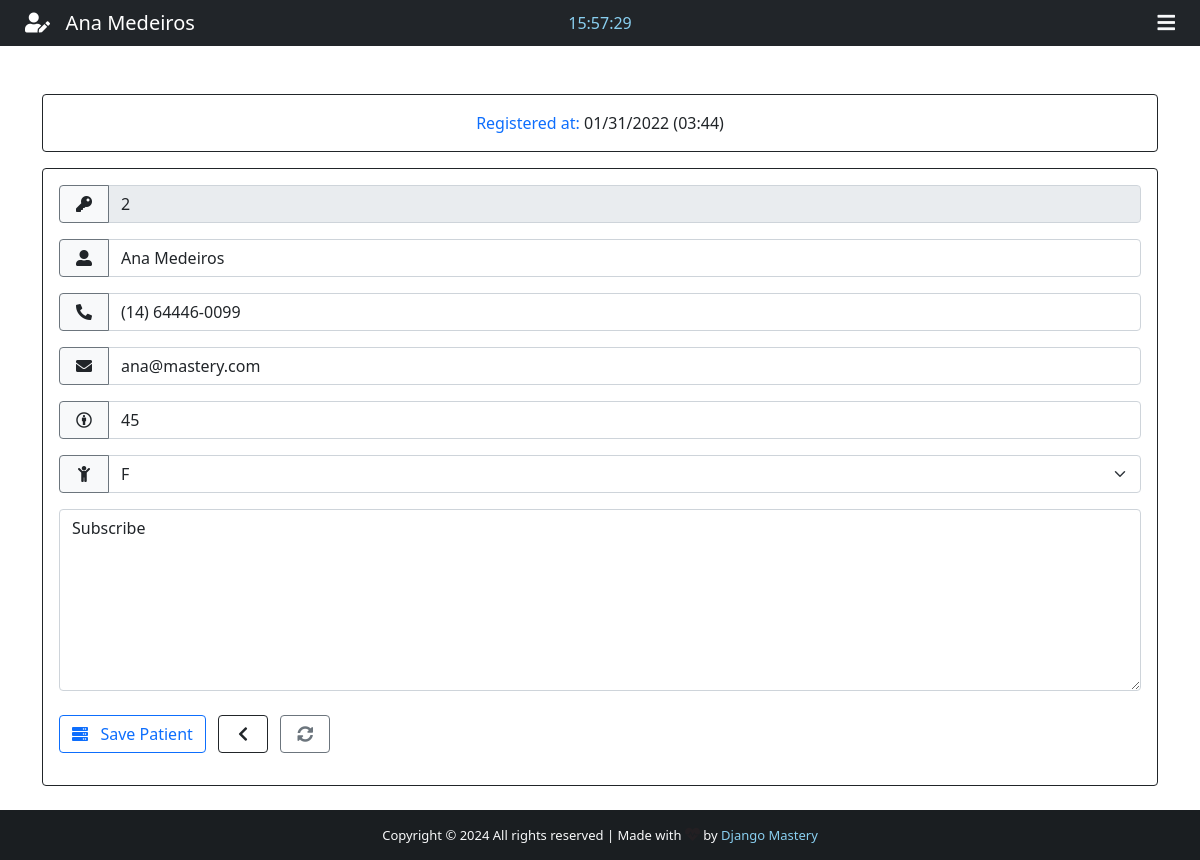
Screenshot of /patient/2 (signed in) with the database file from the repository.
### App/models.py (models this page shows, shortened)
class Patient(models.Model):
    GENDER = (
        ('M', 'M'),
        ('F', 'F'),
    )
    id = models.IntegerField(primary_key=True)
    name = models.CharField(max_length=40)
    phone = models.CharField(max_length=20)
    email = models.CharField(max_length=40)
    age = models.CharField(max_length=3)
    gender = models.CharField(max_length=1, null=True, choices=GENDER)
    note = models.TextField(blank=True)
    created_at = models.DateTimeField(auto_now_add=True)

### App/views.py (the view)
# urls.py: path('patient/<str:patient_id>', views.patient, name="patient"),
@cache_control(no_cache=True, must_revalidade=True, no_store=True)
@login_required(login_url="login")
def patient(request, patient_id):
    patient = Patient.objects.get(id=patient_id)
    if patient != None:
        return render(request, "edit.html", {'patient': patient})

### App/templates/edit.html (shortened to what this page needs)
{% extends 'add.html' %}
{% block nav-content %}
<i class="fas fa-user-edit"></i>&nbsp;&nbsp; {{ patient.name }}
{% endblock nav-content %}
{% block card-title %}
Registered at: <span class="text-dark">{{ patient.created_at | date:'m/d/Y (H:i)' }}</span>
{% endblock card-title %}
{% block Btn-content1 %} <i class="fas fa-server"></i>&nbsp;&nbsp; Save Patient {% endblock Btn-content1 %}
{% block Action %} action="/edit_patient" {% endblock Action %}
{% block Value-id %}
<div class="input-group mb-3">
    <span class="side-label btn border-secondary bg-light txt-sm"><i class="fas fa-key"></i></span>
    <input type="text" class="form-control txt-sm" name="id" value="{{ patient.id }}" readonly>
</div>
{% endblock Value-id %}
{% block Value-name %} value="{{ patient.name }}" {% endblock Value-name %}
{% block Value-phone %} value="{{ patient.phone }}" {% endblock Value-phone %}
{% block Value-email %} value="{{ patient.email }}" {% endblock Value-email %}
{% block Value-age %} value="{{ patient.age }}" {% endblock Value-age %}
{% block option %}
<option style="background-color: #d3d3d3; color: #007bff;">{{ patient.gender }}</option>
{% endblock option %}
{% block note %}{{ patient.note }}{% endblock note %}

### App/templates/add.html (shortened to what this page needs)
{% extends 'base.html' %}
{% block time %}
<div class="col-sm">
<center>
    <span id="clock" style="color: #89cff0;"></span>
</center>
</div>
{% endblock time %}
{% block btn-nav %}
<div class="text-light" id="sidebar" data-bs-toggle="offcanvas" data-bs-target="#offcanvasRight" aria-controls="offcanvasRight">
    <i class="fas fa-bars"></i>
</div>
{% endblock btn-nav %}
{% block footer %} style="color: #89cff0; text-decoration: none;" {% endblock footer %}
{% block content %}
<div class="container">
    <div class="row">
        <div class="col-lg-12">
            <div class="card card-body border-dark text-primary mt-5">
                <span class="text-center txt-sm" id="card-title">{% block card-title %} FILL OUT THE FORM BELOW {% endblock card-title %}</span>
            </div>
            <form {% block Action %} action="/add_patient" {% endblock Action %} method="POST" autocomplete="off" enctype="multipart/form-data" class="card p-3 border-dark mt-3">
                {% block Value-id %} {% endblock Value-id %}
                <div class="input-group mb-3">
                    <span class="side-label btn border-secondary bg-light txt-sm"><i class="fas fa-user-alt"></i></span>
                    <input type="text" class="form-control" name="name" id="name" maxlength="40" placeholder="First and Last name" {% block Value-name %} {% endblock Value-name %}>
                </div>
                <div class="input-group mb-3">
                    <span class="side-label btn border-secondary bg-light txt-sm"><i class="fas fa-phone-alt"></i></span>
                    <input type="text" class="form-control" name="phone" id="phone" placeholder="Patient phone" {% block Value-phone %} {% endblock Value-phone %}>
                </div>
                <div class="input-group mb-3">
                    <span class="side-label btn border-secondary bg-light txt-sm"><i class="fas fa-envelope"></i></span>
                    <input type="text" class="form-control" name="email" id="email" maxlength="40" placeholder="Patient email" {% block Value-email %} {% endblock Value-email %}>
                </div>
                <div class="input-group mb-3">
                    <span class="side-label btn border-secondary bg-light txt-sm"><i class="fab fa-creative-commons-by"></i></span>
                    <input type="text" class="form-control" name="age" id="age" maxlength="3" placeholder="Patient age" {% block Value-age %} {% endblock Value-age %}>
                </div>
                <div class="input-group mb-3">
                    <label><span class="side-label btn border-secondary bg-light txt-sm" style="border-radius: 4px 0px 0px 4px;"><i class="fas fa-child"></i></span></label>
                    <select class="form-select" name="gender" id="gender">
                        {% block option %}{% endblock option %}
                    </select>
                </div>
                <div class="form-group">
                    <textarea class="form-control txt-sm" name="note" rows="7" placeholder="Description is optional...">{% block note %}{% endblock note %}</textarea>
                </div>
                <div id="btn-desktop" class="mt-4" style="width: 100%;">
                    <button type="submit" class="btn btn-outline-primary mb-3 btn-add">
                        {% block Btn-content1 %}{% endblock Btn-content1 %}
                    </button>
                    <a href="{% url 'backend' %}" class="btn btn-outline-dark mb-3 ms-2" style="width: 50px;" title="Back">
                        <i class="fas fa-chevron-left"></i>
                    </a>
                    <button type="reset" class="btn btn-outline-secondary mb-3 ms-2" style="width: 50px;" title="Reset">
                        <i class="fas fa-sync-alt"></i>
                    </button>
                </div>
            </form>
        </div>
    </div>
</div>
<br><br><br>
{% endblock content %}

### App/static/css/style.css (style rules this page uses)
html, body { height: 100%; margin: 0; max-width: 100%; overflow: hidden; }
#sidebar, #front-nav-icon { float: right; margin-right: 25px; cursor: pointer; font-size: 20px; }
.side-label { width: 50px; }

### rows the page displays
Patient: name "Ana Medeiros", created_at "01/31/2022 (03:44)", id "2", phone "(14) 64446-0099", email "ana@mastery.com", age "45", gender "F", note "Subscribe"
